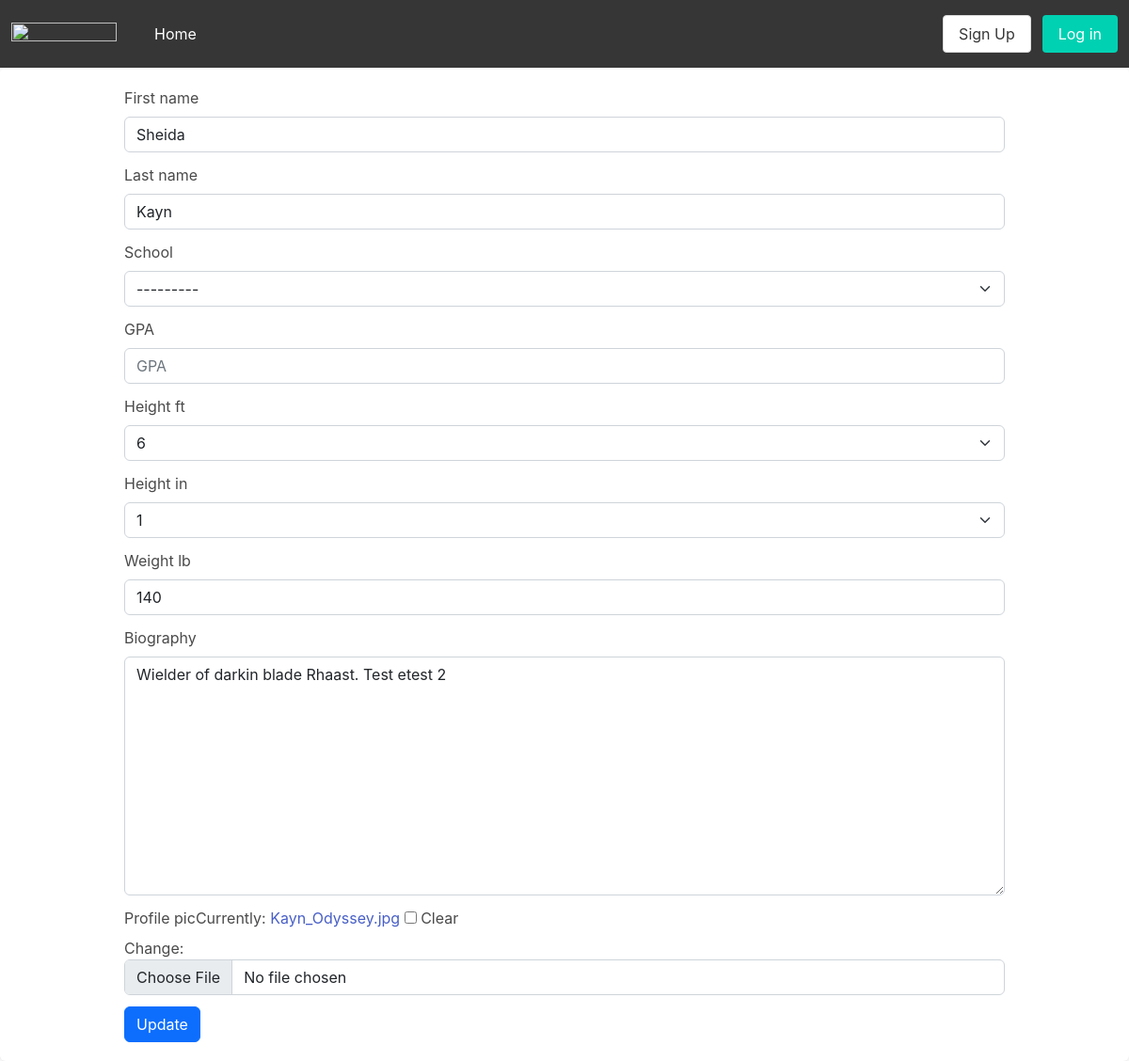
The app's page /user/6/update, older data.
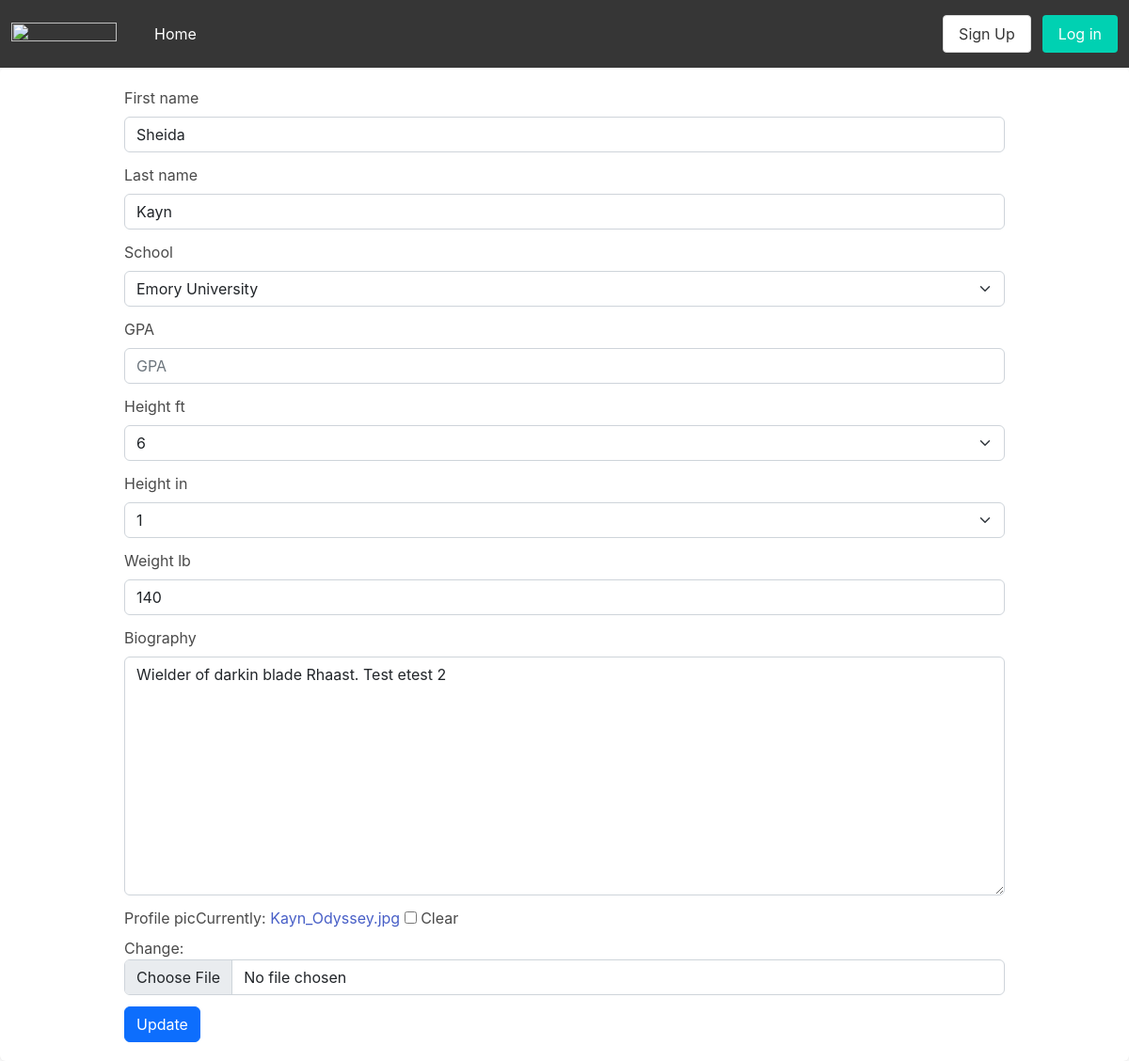
The same page, newer data.
### api/models.py (models this page shows, shortened)
class CustomUser(auth.models.AbstractUser, auth.models.PermissionsMixin):
    user_type_choices = (
        (0, 'Scout'),
        (1, 'Athlete'),
    )
    school_options = (
        ('Georgia Institute of Technology', 'Georgia Institute of Technology'),
        ('Florida International University', 'Florida International University'),
        ('Yale', 'Yale'),
        ('University of Pittsburgh', 'University of Pittsburgh'),
        ('Emory University','Emory University')
    )
    height_foot_options = (
        (4, '4'),
        (5, '5'),
        (6, '6'),
        (7, '7'),
    )
    height_inch_options = (
        (0, '0'),
        (1, '1'),
        (2, '2'),
        (3, '3'),
        (4, '4'),
        (5, '5'),
        (6, '6'),
        (7, '7'),
        (8, '8'),
        (9, '9'),
        (10, '10'),
        (11, '11'),
        (12, '12'),
    )
    weight_lb = models.IntegerField(default=140, blank=True)
    height_ft = models.IntegerField(choices=height_foot_options, default=5, blank=True)
    height_in = models.IntegerField(choices=height_inch_options, default=6, blank=True)
    school = models.CharField(max_length=128, blank=True, choices=school_options)
    profile_pic = models.ImageField(null=True, blank=True)
    bio = models.TextField(null=True, blank=True, default="No biography")
    gpa = models.FloatField(null=True, blank=True)
    user_type = models.PositiveSmallIntegerField(null=True, choices=user_type_choices)

### api/views.py (the view)
# urls.py: path('user/<int:pk>/update', views.UpdateUser.as_view(), name='update_user_page'),
class UpdateUser(UpdateView):
    model = models.CustomUser
    form_class = forms.UserEditForm
    success_url = reverse_lazy('api:home_page')
    template_name = 'user_update.html'

### api/forms.py
class UserEditForm(ModelForm):
    class Meta:
        fields = ('first_name', 'last_name', 'school', 'gpa', 'height_ft', 'height_in', 'weight_lb', 'bio', 'profile_pic')
        model = get_user_model()
    def __init__(self, *args, **kwargs):
        super().__init__(*args,**kwargs)
        self.fields['bio'].label = 'Biography'
        self.fields['gpa'].label = 'GPA'

### templates/user_update.html (shortened to what this page needs)
{% extends 'base.html' %}
{% load bootstrap5 %}
{% block bodyblock %}
<div class='container'>
    <form method="post" enctype="multipart/form-data">
        {% bootstrap_form form %}
        <input type="submit" value="Update" class="btn btn-primary">
    </form>
</div>
{% endblock bodyblock %}

Row changes from the older to the newer data that the page shows:
changed CustomUser "Sheida": school "---------" → "Emory University"
